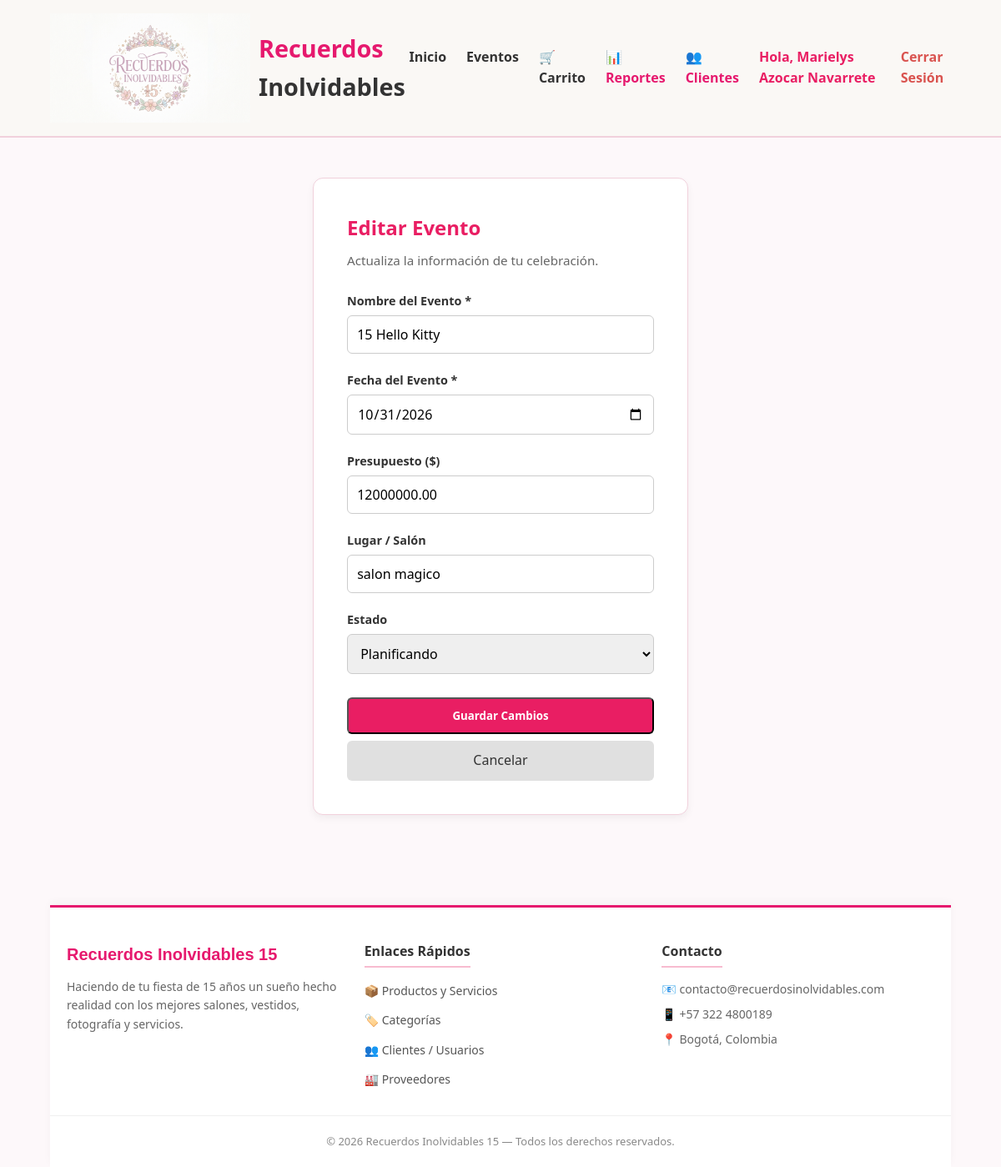
The app's page /index.php?controller=evento&action=editar&id=2 (signed in) with its own data.
### tables this page shows
CREATE TABLE `eventos` (
  `id_evento` int(11) NOT NULL,
  `id_usuario` int(11) NOT NULL,
  `nombre_evento` varchar(150) NOT NULL,
  `fecha_evento` date NOT NULL,
  `presupuesto` decimal(10,2) DEFAULT '0.00',
  `lugar` varchar(200) DEFAULT NULL,
  `estado` enum('Planificando','Confirmado','Finalizado','Cancelado') DEFAULT 'Planificando',
  `fecha_creacion` timestamp NOT NULL DEFAULT CURRENT_TIMESTAMP
);

### controllers/EventoController.php (called while the page is built, shortened)
<?php
require_once __DIR__ . '/../models/Evento.php';
class EventoController {
    private $eventoModel;
    public function __construct() {
        $this->eventoModel = new Evento();
    }
    public function editar() {
        $id_evento = isset($_GET['id']) ? (int)$_GET['id'] : 0;
        $user_id = $_SESSION['user_id'];
        $evento = $this->eventoModel->obtenerPorId($id_evento, $user_id);
        require_once __DIR__ . '/../views/eventos/editar.php';
    }
}

### models/evento.php (called while the page is built, shortened)
<?php
require_once __DIR__ . '/../config/database.php';
class Evento {
    private $conn;
    private $table_name = "eventos";
    public function __construct() {
        $database = new Database();
        $this->conn = $database->getConnection();
    }
    public function obtenerPorId($id_evento, $id_usuario) {
        $sql = "SELECT * FROM " . $this->table_name . "
                WHERE id_evento = :id_evento AND id_usuario = :id_usuario";
        $stmt = $this->conn->prepare($sql);
        $stmt->bindValue(':id_evento', $id_evento, PDO::PARAM_INT);
        $stmt->bindValue(':id_usuario', $id_usuario, PDO::PARAM_INT);
        $stmt->execute();
        return $stmt->fetch();
    }
}

### config/Database.php (called while the page is built, shortened)
<?php
class Database {
    private $host = "localhost";
    private $db_name = "recuerdos_inolvidables";
    private $username = "root";
    private $password = "";
    public function getConnection() {
        $this->conn = null;
        try {
            $this->conn = new PDO(
                "mysql:host=" . $this->host . ";dbname=" . $this->db_name . ";charset=utf8mb4",
                $this->username,
                $this->password,
                [
                    PDO::ATTR_ERRMODE => PDO::ERRMODE_EXCEPTION,
                    PDO::ATTR_DEFAULT_FETCH_MODE => PDO::FETCH_ASSOC,
                    PDO::ATTR_EMULATE_PREPARES => false
                ]
            );
        } catch (PDOException $exception) {
            echo "Error de conexión: " . $exception->getMessage();
        }
        return $this->conn;
    }
}

### views/eventos/editar.php (the view, shortened to what this page needs)
<?php include __DIR__ . '/../layouts/header.php'; ?>
<section class="auth-container">
    <div class="auth-box">
        <h2>Editar Evento</h2>
        <p>Actualiza la información de tu celebración.</p>
        <form action="index.php?controller=evento&action=editar&id=<?php echo $evento['id_evento']; ?>" method="POST" class="auth-form">
            <div class="form-group">
                <label for="nombre_evento">Nombre del Evento *</label>
                <input type="text" id="nombre_evento" name="nombre_evento" value="<?php echo htmlspecialchars($evento['nombre_evento']); ?>" required>
            </div>
            <div class="form-group">
                <label for="fecha_evento">Fecha del Evento *</label>
                <input type="date" id="fecha_evento" name="fecha_evento" value="<?php echo htmlspecialchars($evento['fecha_evento']); ?>" required>
            </div>
            <div class="form-group">
                <label for="presupuesto">Presupuesto ($)</label>
                <input type="number" step="0.01" id="presupuesto" name="presupuesto" value="<?php echo htmlspecialchars($evento['presupuesto']); ?>">
            </div>
            <div class="form-group">
                <label for="lugar">Lugar / Salón</label>
                <input type="text" id="lugar" name="lugar" value="<?php echo htmlspecialchars($evento['lugar']); ?>">
            </div>
            <div class="form-group">
                <label for="estado">Estado</label>
                <select name="estado" id="estado" class="form-select">
                    <option value="Planificando" <?php echo ($evento['estado'] === 'Planificando') ? 'selected' : ''; ?>>Planificando</option>
                </select>
            </div>
            <button type="submit" class="btn-primary">Guardar Cambios</button>
            <a href="index.php?controller=evento&action=index" class="btn-secondary">Cancelar</a>
        </form>
    </div>
</section>
<?php include __DIR__ . '/../layouts/footer.php'; ?>

### public/css/styles.css (style rules this page uses)
:root { --primary-color: #e91e63; --primary-hover: #c2185b; --secondary-color: #f8bbd0; --text-dark: #333333; --bg-light: #fdf8fa; --white: #ffffff; --border-color: #f1d1dc; }
* { box-sizing: border-box; margin: 0; padding: 0; font-family: 'Segoe UI', Tahoma, Geneva, Verdana, sans-serif; }
body { background-color: var(--bg-light); color: var(--text-dark); line-height: 1.6; }
.btn-primary { display: inline-block; width: 100%; text-align: center; padding: 0.7rem; background-color: var(--primary-color); color: var(--white); text-decoration: none; border-radius: 6px; font-weight: bold; margin-top: 0.5rem; }
.auth-container { display: flex; justify-content: center; align-items: center; padding: 3rem 0; }
.auth-box { background-color: var(--white); border: 1px solid var(--border-color); border-radius: 12px; padding: 2.5rem; width: 100%; max-width: 450px; box-shadow: 0 4px 10px rgba(0,0,0,0.05); }
.auth-box h2 { color: var(--primary-color); margin-bottom: 0.5rem; }
.auth-box p { color: #666; margin-bottom: 1.5rem; font-size: 0.95rem; }
.form-group { margin-bottom: 1.2rem; }
.form-group label { display: block; margin-bottom: 0.4rem; font-weight: 600; font-size: 0.9rem; }
.form-group input, .form-select { width: 100%; padding: 0.7rem; border: 1px solid #ccc; border-radius: 6px; font-size: 1rem; }
.btn-secondary { display: inline-block; width: 100%; text-align: center; padding: 0.7rem; background-color: #e0e0e0; color: #333; text-decoration: none; border-radius: 6px; margin-top: 0.5rem; }

### records on screen
eventos: nombre_evento "15 Hello Kitty", fecha_evento "10/31/2026", presupuesto "12000000.00", lugar "salon magico", estado "Planificando"

### other values on screen
$_SESSION['user_nombre'] "Marielys Azocar Navarrete"
